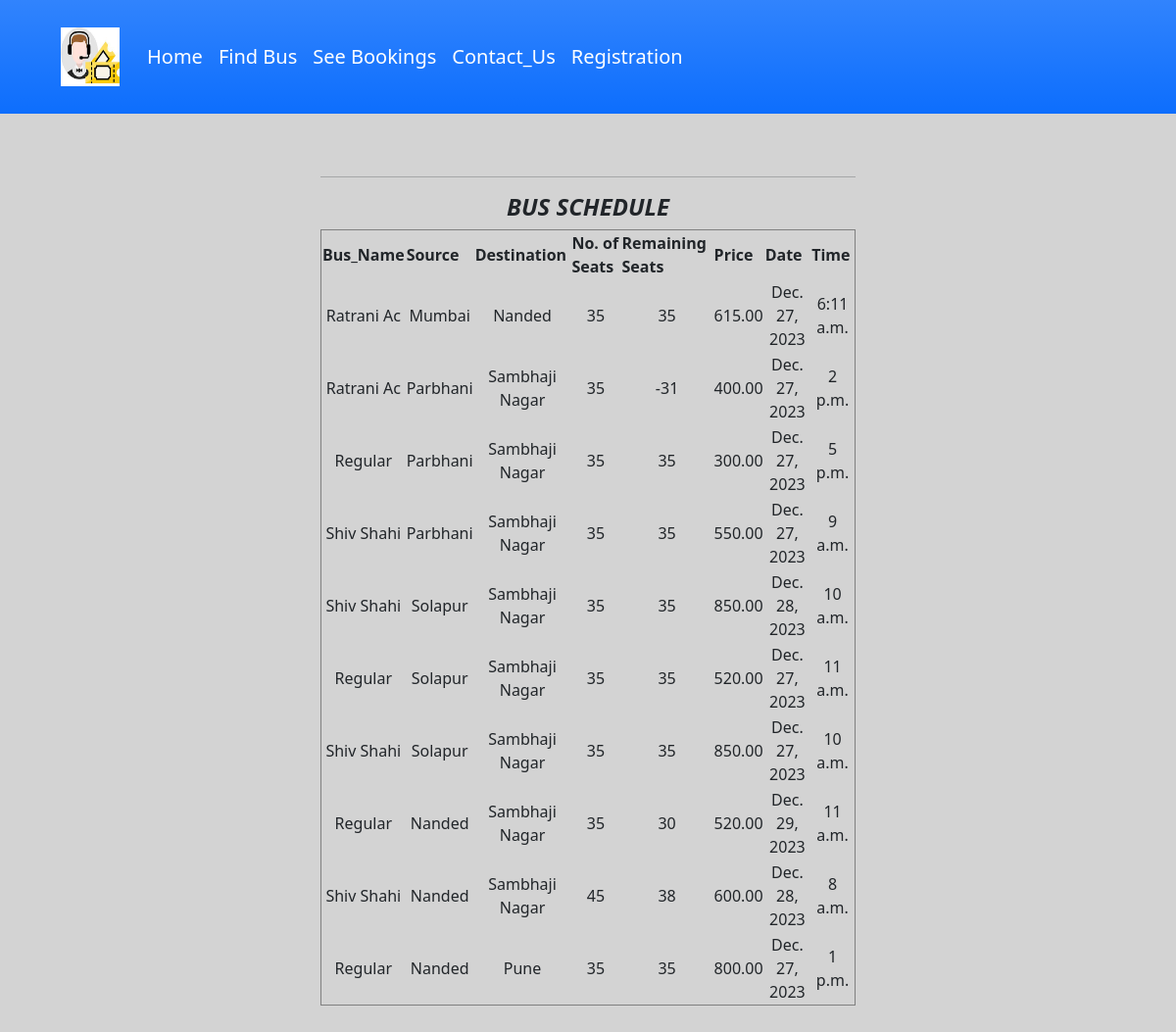
The app's page /schedule with its own data.
### myapp/models.py (models this page shows, shortened)
class Bus(models.Model):
    id = models.PositiveIntegerField(primary_key=True)
    bus_name = models.CharField(max_length=30)
    source = models.CharField(max_length=30)
    dest = models.CharField(max_length=30)
    nos = models.DecimalField(decimal_places=0, max_digits=2)
    rem = models.DecimalField(decimal_places=0, max_digits=2)
    price = models.DecimalField(decimal_places=2, max_digits=6)
    date = models.DateField()
    time = models.TimeField()
    class Meta:
        verbose_name_plural = "List of Busses"

### myapp/views.py (the view)
# urls.py: path('schedule',views.schedule,name="schedule"),
def schedule(request):
    data = Bus.objects.all()
    dicti = {
        'data': data
    }
    return render(request,'myapp/schedule.html',dicti)

### myapp/templates/myapp/schedule.html (shortened to what this page needs)
{% extends 'myapp/base.html' %}
{% block content %}
<div class="container my-5">
    <div class="row justify-content-center">
        <div class="col-lg-6 col-md-8 col-sm-10 col-xs-12">
            <div class="card-body1">
                <div class="container-fluid1">
                    <div class="schedule">
                        <table border=1  color="black" align="center" >
                        <hr color="green">
                        <h4> <center> <b><i>BUS SCHEDULE </i></b></center> </h4>
                               <table border=1  color="black" align="center" >
                          <tr>
                        <th> Bus_Name </th>
                        <th> Source </th>
                        <th> Destination </th>
                        <th> No. of Seats </th>
                        <th> Remaining Seats </th>
                        <th> Price </th>
                        <th> Date </th>
                        <th> Time </th>
                          </tr>
                        {% for aentry in data %}
                        <tr>
                  <td align="center"> {{ aentry.bus_name }} </td>
                  <td align="center"> {{ aentry.source }} </td>
                  <td align="center"> {{ aentry.dest }} </td>
                  <td align="center"> {{ aentry.nos }} </td>
                  <td align="center"> {{ aentry.rem }} </td>
                  <td align="center"> {{ aentry.price }} </td>
                  <td align="center"> {{ aentry.date }} </td>
                  <td align="center"> {{ aentry.time }} </td>
                        </tr>
                        {% endfor %}
                    </table>
                    </div>
                </div>
            </div>
            <br>
            <br>
        </div>
    </div>
</div>
{% endblock %}

### myapp/templates/myapp/base.html (shortened to what this page needs)
<!doctype html>
<html lang="en">
<head>
    <link rel="stylesheet" href="https://cdn.jsdelivr.net/npm/bootstrap@5.1.3/dist/css/bootstrap.min.css">
</head>
<body>
<nav class="navbar navbar-expand-lg navbar-light bg-gradient bg-primary">
    <div class="container">
        <a href="/" > <img src="/static/logo.jpeg" class = "logo"> </a>
        <div class="collapse navbar-collapse" id="navbarNavAltMarkup">
            <div class="navbar-nav" >
                <a class="nav-item nav-link active" href="{% url 'home' %}" style="color: white;">Home</a>
                <a class="nav-item nav-link" href="{% url 'findbus' %}" style="color: white;">Find Bus</a>
                <a class="nav-item nav-link" href="{% url 'seebookings' %}" style="color: white;">See Bookings</a>
                <a class="nav-item nav-link" href="{% url 'contact' %}" style="color: white;">Contact_Us</a>
                {% if request.user.is_active %}
                <a class="nav-item nav-link " href="{% url 'logout' %}" style="color: white;">Logout</a>
                {% else %}
                <a class="nav-item nav-link " href="{% url 'newfirst' %}" style="color: white;">Registration</a>
                {% endif %}
            </div>
        </div>
    </div>
</nav>
{% block content %}
{% endblock %}
</body>
</html>

### myapp/templates/myapp/base.html (style rules this page uses)
.logo { width:100px; height:100px; padding:20px; }
.navbar-nav { font-size:20px; }

### myapp/templates/myapp/schedule.html (style rules this page uses)
body { background-color: #d3d3d3; }

### records on screen
Bus: bus_name "Ratrani Ac", source "Mumbai", dest "Nanded", nos "35", rem "35", price "615.00", date "Dec. 27, 2023", time "6:11 a.m."
Bus: bus_name "Ratrani Ac", source "Parbhani", dest "Sambhaji Nagar", nos "35", rem "-31", price "400.00", date "Dec. 27, 2023", time "2 p.m."
Bus: bus_name "Regular", source "Parbhani", dest "Sambhaji Nagar", nos "35", rem "35", price "300.00", date "Dec. 27, 2023", time "5 p.m."
Bus: bus_name "Shiv Shahi", source "Parbhani", dest "Sambhaji Nagar", nos "35", rem "35", price "550.00", date "Dec. 27, 2023", time "9 a.m."
Bus: bus_name "Shiv Shahi", source "Solapur", dest "Sambhaji Nagar", nos "35", rem "35", price "850.00", date "Dec. 28, 2023", time "10 a.m."
Bus: bus_name "Regular", source "Solapur", dest "Sambhaji Nagar", nos "35", rem "35", price "520.00", date "Dec. 27, 2023", time "11 a.m."
Bus: bus_name "Shiv Shahi", source "Solapur", dest "Sambhaji Nagar", nos "35", rem "35", price "850.00", date "Dec. 27, 2023", time "10 a.m."
Bus: bus_name "Regular", source "Nanded", dest "Sambhaji Nagar", nos "35", rem "30", price "520.00", date "Dec. 29, 2023", time "11 a.m."
Bus: bus_name "Shiv Shahi", source "Nanded", dest "Sambhaji Nagar", nos "45", rem "38", price "600.00", date "Dec. 28, 2023", time "8 a.m."
Bus: bus_name "Regular", source "Nanded", dest "Pune", nos "35", rem "35", price "800.00", date "Dec. 27, 2023", time "1 p.m."
